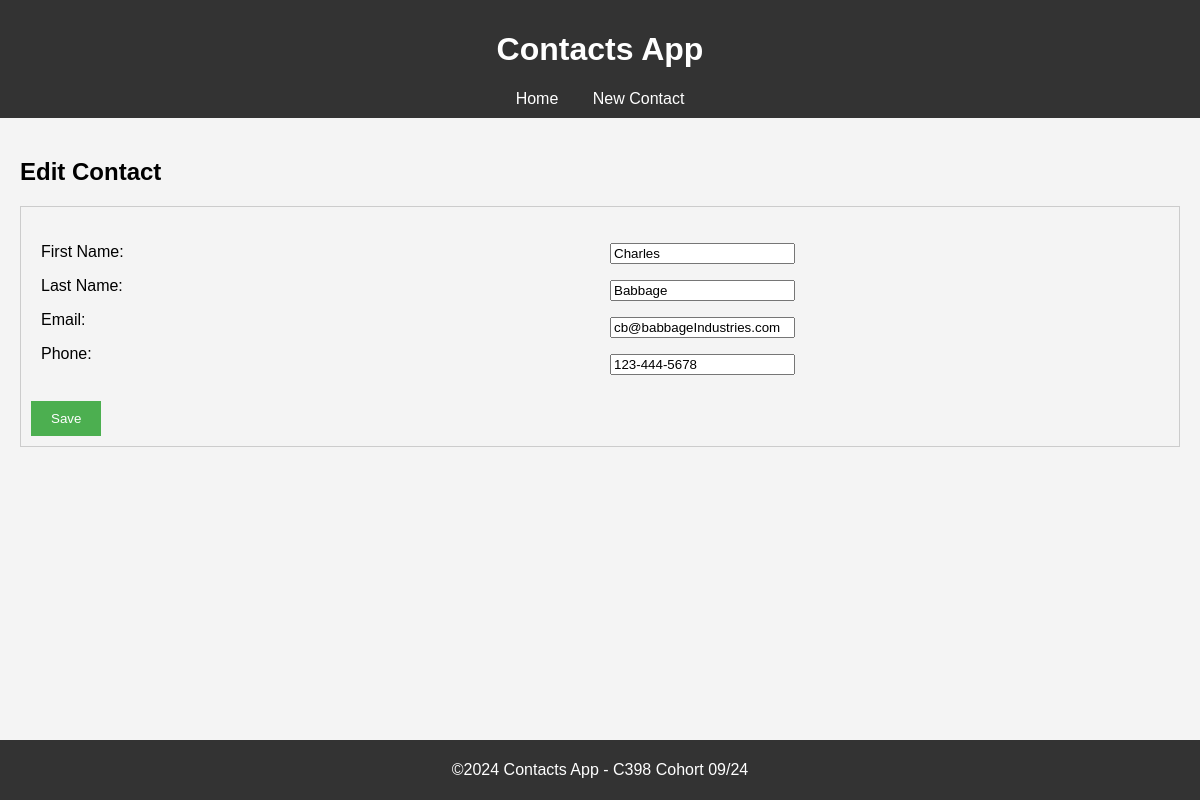
The page /contacts/edit/4/ on the database its author committed.
### contacts/models.py (models this page shows, shortened)
class Contact(models.Model):
    first_name = models.CharField(max_length=50)
    last_name = models.CharField(max_length=50)
    email = models.EmailField(unique=True)
    phone_number = models.CharField(max_length=15, blank=True)

### contacts/views.py (the view)
# urls.py: path('edit/<int:pk>/', views.contact_update, name='contact_update'),
def contact_update(request, pk):
    contact = get_object_or_404(Contact, pk=pk)
    if request.method == 'POST':
        form = ContactForm(request.POST, instance=contact)
        if form.is_valid():
            form.save()
            return redirect('contact_list')
    else:
        form = ContactForm(instance=contact)
    return render(request, 'contacts/contact_form.html', {'form': form})

### contacts/forms.py
class ContactForm(forms.ModelForm):
    class Meta:
        model = Contact
        fields = ['first_name', 'last_name', 'email', 'phone_number']

### contacts/templates/contacts/contact_form.html (shortened to what this page needs)
{% extends 'base.html' %}
{% block content %}
    <h2>
        {% if form.instance.pk %} Edit {% else %} New {% endif %} Contact
    </h2>
    <form method="post" class="scrollable-form">
        <div class="container">
            <div class="column">
                <p>First Name: </p>
                <p>Last Name: </p>
                <p>Email: </p>
                <p>Phone: </p>
            </div>
            <div class="column">
                <p>{{ form.first_name }}</p>
                <p>{{ form.last_name }}</p>
                <p>{{ form.email }}</p>
                <p>{{ form.phone_number }}</p>
            </div>
        </div>
        <button type="submit">Save</button>
    </form>
{% endblock %}

### contacts/static/css/styles.css (style rules this page uses)
body { font-family: Arial, sans-serif; background-color: #f4f4f4; margin: 0; padding: 0; }
button { background-color: #4CAF50; color: white; padding: 10px 20px; border: none; cursor: pointer; }
.container { display: flex; }
.column { flex: 50%; padding: 10px; }

### contacts/templates/base.html (style rules this page uses)
.scrollable-form { max-height: 300px; overflow-y: auto; border: 1px solid #ccc; padding: 10px; }

### rows shown on the page
Contact: first_name "Charles", last_name "Babbage", email "cb@babbageIndustries.com", phone_number "123-444-5678"
